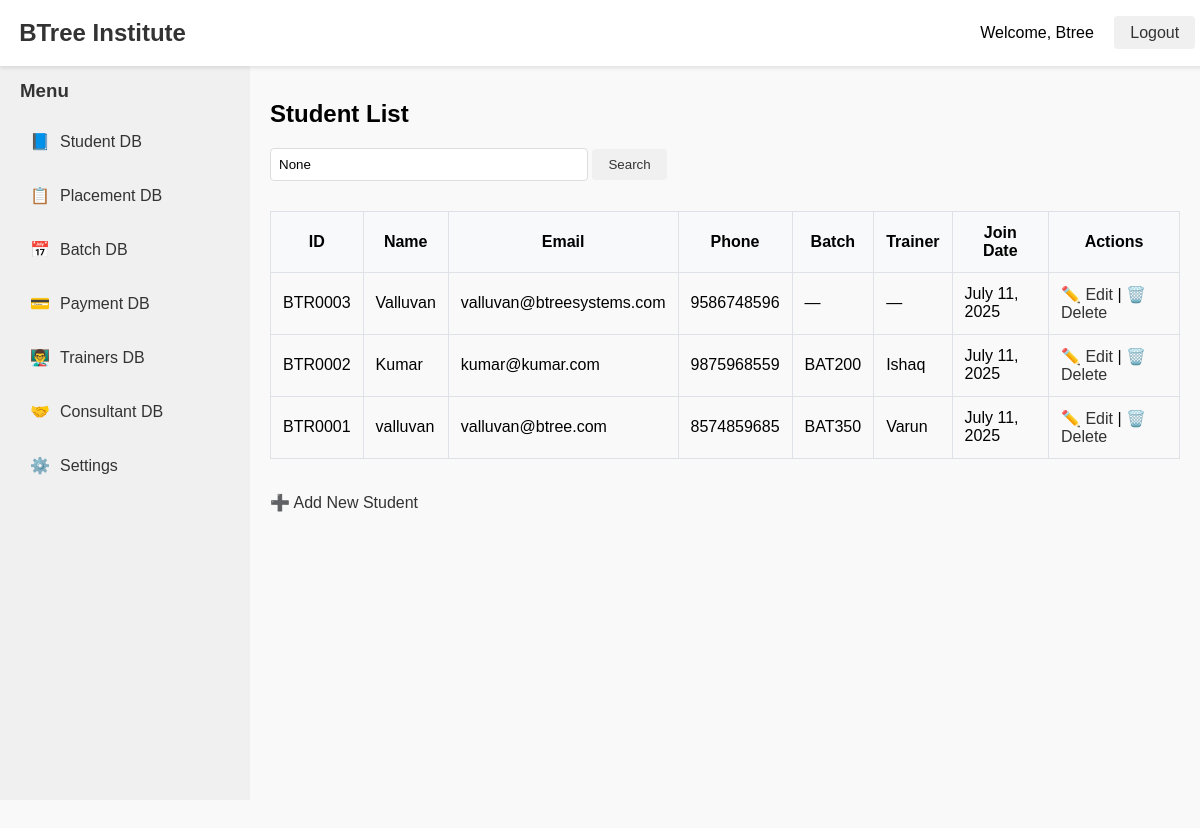
The app's page /students/ (signed in), older data.
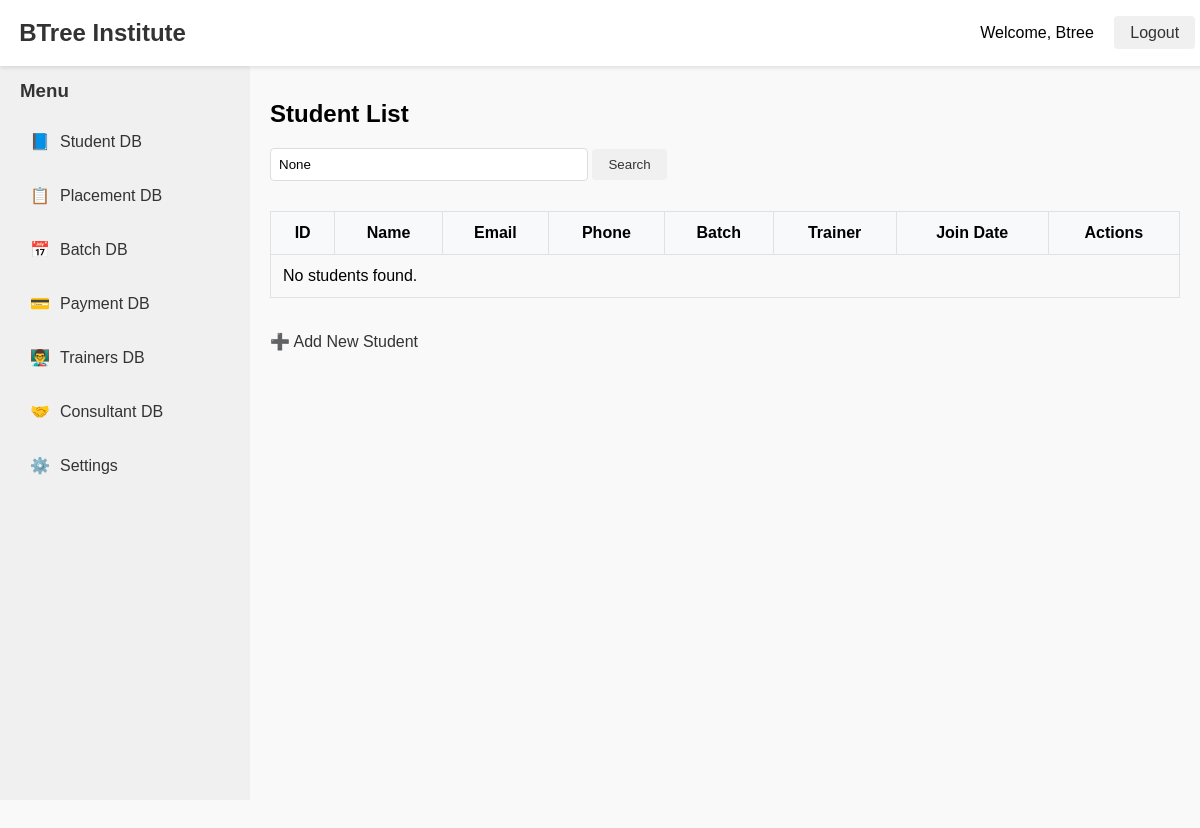
The same page, newer data.
### accounts/models.py (models this page shows, shortened)
class CustomUser(AbstractBaseUser, PermissionsMixin):
    ROLE_CHOICES = [
        ('admin', 'Admin'),
        ('staff', 'Staff'),
        ('placement', 'Placement'),
        ('trainer', 'Trainer'),
        ('student', 'Student'),
        ('batch_coordination', 'Batch Coordination'),
        ('consultant', 'Consultant'),
    ]
    email = models.EmailField(unique=True)
    name = models.CharField(max_length=100)
    role = models.CharField(max_length=30, choices=ROLE_CHOICES)
    is_active = models.BooleanField(default=True)
    is_staff = models.BooleanField(default=False)
    is_superuser = models.BooleanField(default=False)
    objects = CustomUserManager()
    USERNAME_FIELD = 'email'
    REQUIRED_FIELDS = ['name',]

### studentsdb/models.py (models this page shows, shortened)
class Student(models.Model):
    MODE_CHOICES = [
        ('ON', 'Online'),
        ('OFF', 'Offline'),
    ]
    WEEK_TYPE = [
        ('WD', 'Weekday'),
        ('WE', 'Weekend'),
    ]
    EMI_CHOICES = [
        ('NONE', 'None'),
        ('2', '2 EMI'),
        ('3', '3 EMI'),
        ('4', '4 EMI'),
    ]
    student_id = models.CharField(max_length=10, unique=True, blank=True)
    name = models.CharField(max_length=100)
    phone = models.CharField(max_length=15)
    alternative_phone = models.CharField(max_length=15, null=True, blank=True)
    email = models.EmailField()
    trainer = models.ForeignKey('trainersdb.Trainer', on_delete=models.SET_NULL, null=True, blank=True)
    join_date = models.DateField(default=timezone.now)
    start_date = models.DateField(blank=True, null=True)
    tentative_end_date = models.DateField(blank=True, null=True)
    course_percentage = models.FloatField(default=0)
    pl_required = models.BooleanField(default=False)
    source_of_joining = models.ForeignKey(SourceOfJoining, on_delete=models.SET_NULL, null=True, blank=True)
    mode_of_class = models.CharField(max_length=3, choices=MODE_CHOICES)
    week_type = models.CharField(max_length=2, choices=WEEK_TYPE)
    consultant = models.ForeignKey(Consultant, on_delete=models.SET_NULL, null=True, blank=True)
    payment_account = models.ForeignKey('settingsdb.PaymentAccount', on_delete=models.SET_NULL, null=True, blank=True)
    total_fees = models.DecimalField(max_digits=10, decimal_places=2)
    gst_bill = models.BooleanField(default=False)
    amount_paid = models.DecimalField(max_digits=10, decimal_places=2)
    emi_type = models.CharField(max_length=4, choices=EMI_CHOICES, default='NONE')
    emi_1_amount = models.DecimalField(max_digits=10, decimal_places=2, blank=True, null=True)
    emi_1_date = models.DateField(blank=True, null=True)
    emi_2_amount = models.DecimalField(max_digits=10, decimal_places=2, blank=True, null=True)
    emi_2_date = models.DateField(blank=True, null=True)
    emi_3_amount = models.DecimalField(max_digits=10, decimal_places=2, blank=True, null=True)
    emi_3_date = models.DateField(blank=True, null=True)
    emi_4_amount = models.DecimalField(max_digits=10, decimal_places=2, blank=True, null=True)
    emi_4_date = models.DateField(blank=True, null=True)
    total_pending_amount = models.DecimalField(max_digits=10, decimal_places=2, default=0)

### batchdb/models.py (models this page shows, shortened)
class Batch(models.Model):
    batch_id = models.CharField(max_length=50, unique=True, blank=True)
    trainer = models.ForeignKey(Trainer, on_delete=models.SET_NULL, null=True)
    slot_timings = models.CharField(max_length=100)
    students = models.ManyToManyField('studentsdb.Student', related_name='batches')

### trainersdb/models.py (models this page shows, shortened)
class Trainer(models.Model):
    TRAINER_TYPE_CHOICES = [
        ('FT', 'Full Time'),
        ('FL', 'Freelancer'),
    ]
    trainer_id = models.CharField(max_length=10, unique=True, blank=True)
    name = models.CharField(max_length=100)
    phone = models.CharField(max_length=15)
    email = models.EmailField()
    trainer_type = models.CharField(max_length=2, choices=TRAINER_TYPE_CHOICES)
    stack = models.CharField(max_length=200)

### studentsdb/views.py (the view)
# urls.py: path('', student_list, name='student_list'),
@login_required
def student_list(request):
    query = request.GET.get('q')
    students = Student.objects.all().order_by('-id')
    if query:
        students = students.filter(
            Q(name__icontains=query) |
            Q(email__icontains=query) |
            Q(phone__icontains=query)
        )
    return render(request, 'studentsdb/student_list.html', {'students': students, 'query': query})

### templates/studentsdb/student_list.html (shortened to what this page needs)
{% extends "base.html" %}
{% block content %}
<h2>Student List</h2>
<form method="get">
    <input type="text" name="q" placeholder="Search by name, email or phone" value="{{ query }}">
    <button type="submit">Search</button>
</form>
<table border="1" cellpadding="5" cellspacing="0">
    <thead>
        <tr>
            <th>ID</th>
            <th>Name</th>
            <th>Email</th>
            <th>Phone</th>
            <th>Batch</th>
            <th>Trainer</th>
            <th>Join Date</th>
            <th>Actions</th>
        </tr>
    </thead>
    <tbody>
    {% for student in students %}
        <tr>
            <td>{{ student.student_id }}</td>
            <td>{{ student.name }}</td>
            <td>{{ student.email }}</td>
            <td>{{ student.phone }}</td>
            <td>
            {% for batch in student.batches.all %}
                {{ batch.batch_id }}{% if not forloop.last %}, {% endif %}
            {% empty %}
                —
            {% endfor %}
            </td>
            <td>
            {% for batch in student.batches.all %}
                {% if batch.trainer %}
                {{ batch.trainer.name }}{% if not forloop.last %}, {% endif %}
                {% else %}
                —{% if not forloop.last %}, {% endif %}
                {% endif %}
            {% empty %}
                —
            {% endfor %}
            </td>
            <td>{{ student.join_date }}</td>
            <td>
                <a href="{% url 'update_student' student.student_id %}">✏️ Edit</a> |
                <a href="{% url 'delete_student' student.student_id %}">🗑️ Delete</a>
            </td>
        </tr>
    {% empty %}
        <tr><td colspan="9">No students found.</td></tr>
    {% endfor %}
    </tbody>
</table>
<br>
<a href="{% url 'create_student' %}">➕ Add New Student</a>
{% endblock %}

### templates/base.html (shortened to what this page needs)
<!DOCTYPE html>
<html>
<head>
    {% load static %}
    <link rel="stylesheet" href="{% static 'css/styles.css' %}">
</head>
<body>
    {% include 'includes/navbar.html' %}
    <div class="main-container">
        <div class="sidebar">
            {% include 'includes/sidebar.html' %}
        </div>
        <div class="content-container">
            {% block content %}{% endblock %}
        </div>
    </div>
</body>
</html>

### templates/includes/navbar.html
<nav style="background-color: #ffffff; padding: 1.2rem; box-shadow: 0 2px 4px rgba(0,0,0,0.1); position: fixed; width: 98%; top: 0; z-index: 1000; display: flex; justify-content: space-between; align-items: center;">
    <div class="logo" style="font-size: 1.5rem; font-weight: bold;">
        <a href="/" style="text-decoration: none; color: #333;">BTree Institute</a>
    </div>
    <div class="auth-buttons">
        {% if user.is_authenticated %}
            <span style="margin-right: 1rem;">Welcome, {{ user.name }}</span>
            <a href="{% url 'logout' %}" style="padding: 0.5rem 1rem; background-color: #f0f0f0; border-radius: 4px; color: #333; text-decoration: none;">Logout</a>
        {% else %}
            <a href="{% url 'login' %}" style="padding: 0.5rem 1rem; background-color: #f0f0f0; border-radius: 4px; color: #333; text-decoration: none;">Login</a>
        {% endif %}
    </div>
</nav>

### templates/includes/sidebar.html
<div style="padding: 20px;">
    <h3 style="margin: 0 0 20px 0; color: #333;">Menu</h3>
    <ul style="list-style: none; padding: 0; margin: 0;">
        <li style="margin-bottom: 15px;">
            <a href="{% url 'student_list' %}" style="display: flex; align-items: center; padding: 10px; border-radius: 4px; transition: background-color 0.2s; color: #333;">
                <span style="margin-right: 10px;">📘</span> Student DB
            </a>
        </li>
        <li style="margin-bottom: 15px;">
            <a href="{% url 'placement_list' %}" style="display: flex; align-items: center; padding: 10px; border-radius: 4px; transition: background-color 0.2s; color: #333;">
                <span style="margin-right: 10px;">📋</span> Placement DB
            </a>
        </li>
        <li style="margin-bottom: 15px;">
            <a href="{% url 'batch_list' %}" style="display: flex; align-items: center; padding: 10px; border-radius: 4px; transition: background-color 0.2s; color: #333;">
                <span style="margin-right: 10px;">📅</span> Batch DB
            </a>
        </li>
        <li style="margin-bottom: 15px;">
            <a href="#" style="display: flex; align-items: center; padding: 10px; border-radius: 4px; transition: background-color 0.2s; color: #333;">
                <span style="margin-right: 10px;">💳</span> Payment DB
            </a>
        </li>
        <li style="margin-bottom: 15px;">
            <a href="{% url 'trainer_list' %}" style="display: flex; align-items: center; padding: 10px; border-radius: 4px; transition: background-color 0.2s; color: #333;">
                <span style="margin-right: 10px;">👨‍🏫</span> Trainers DB
            </a>
        </li>
        <li style="margin-bottom: 15px;">
            <a href="{% url 'consultant_list' %}" style="display: flex; align-items: center; padding: 10px; border-radius: 4px; transition: background-color 0.2s; color: #333;">
                <span style="margin-right: 10px;">🤝</span> Consultant DB
            </a>
        </li>
        <li style="margin-bottom: 15px;">
            <a href="{% url 'settings_dashboard' %}" style="display: flex; align-items: center; padding: 10px; border-radius: 4px; transition: background-color 0.2s; color: #333;">
                <span style="margin-right: 10px;">⚙️</span> Settings
            </a>
        </li>
    </ul>
</div>

### static/css/styles.css (style rules this page uses)
body { font-family: Arial, sans-serif; margin: 0; padding: 0; background-color: #f9f9f9; }
a { text-decoration: none; color: #333; }
button, input[type='submit'] { padding: 8px 16px; background-color: #f0f0f0; border: none; border-radius: 4px; cursor: pointer; color: #333; transition: background-color 0.2s; }
input[type='text'], input[type='email'], input[type='password'], textarea, select { padding: 8px; border: 1px solid #ddd; border-radius: 4px; width: 100%; max-width: 300px; margin-bottom: 10px; }
form { margin-bottom: 20px; }

Row changes from the older to the newer data that the page shows:
removed Student: student_id "BTR0003", name "Valluvan", email "valluvan@btreesystems.com", phone "9586748596", join_date "July 11, 2025"
removed Student: student_id "BTR0002", name "Kumar", email "kumar@kumar.com", phone "9875968559", join_date "July 11, 2025"
removed Batch: batch_id "BAT200", trainer.name "Ishaq"
removed Student: student_id "BTR0001", name "valluvan", email "valluvan@btree.com", phone "8574859685", join_date "July 11, 2025"
removed Batch: batch_id "BAT350", trainer.name "Varun"
Text that changed along with them:
text now shown: "No students found."
